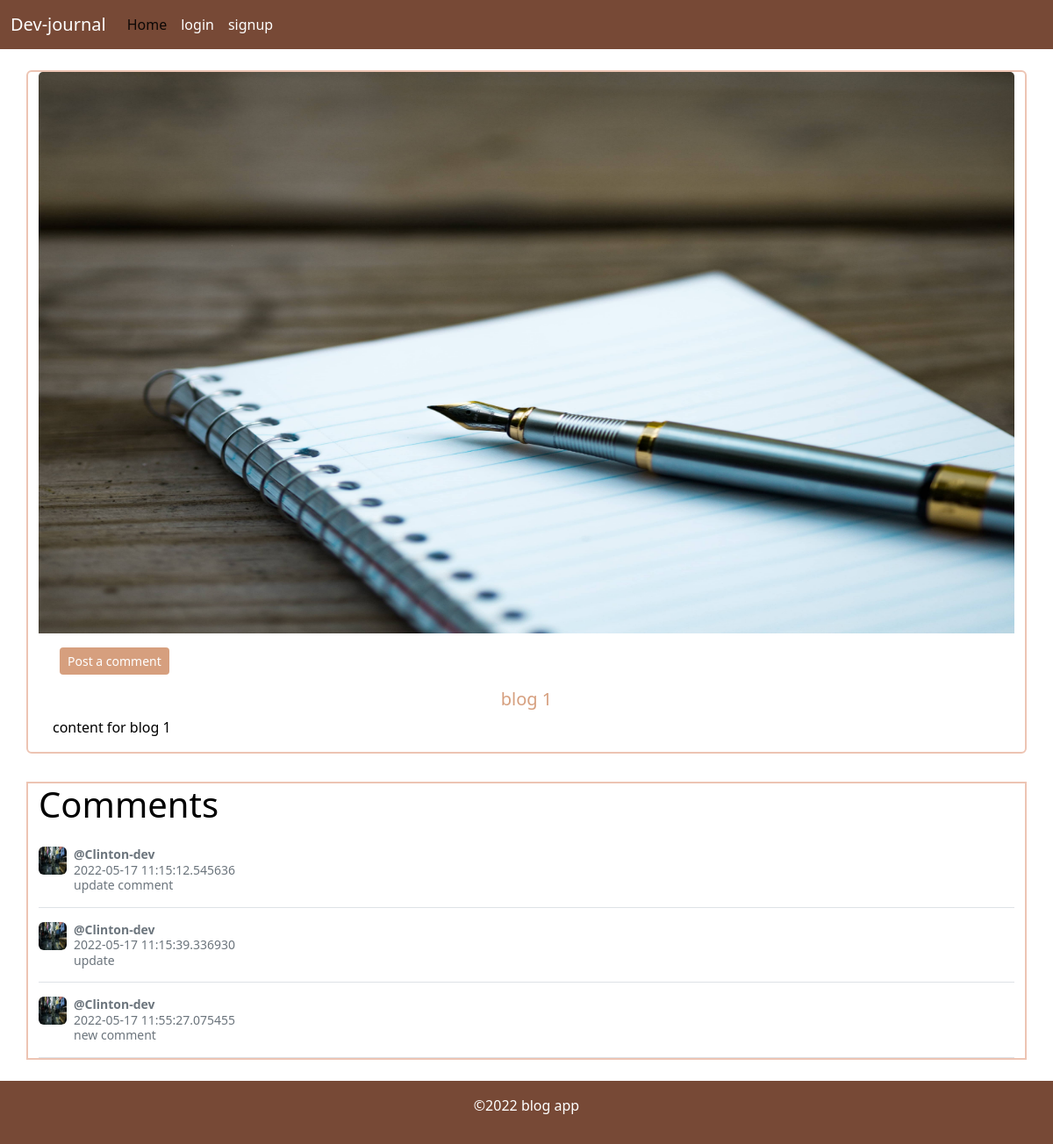
/post/1, run on an earlier commit of the app's database.
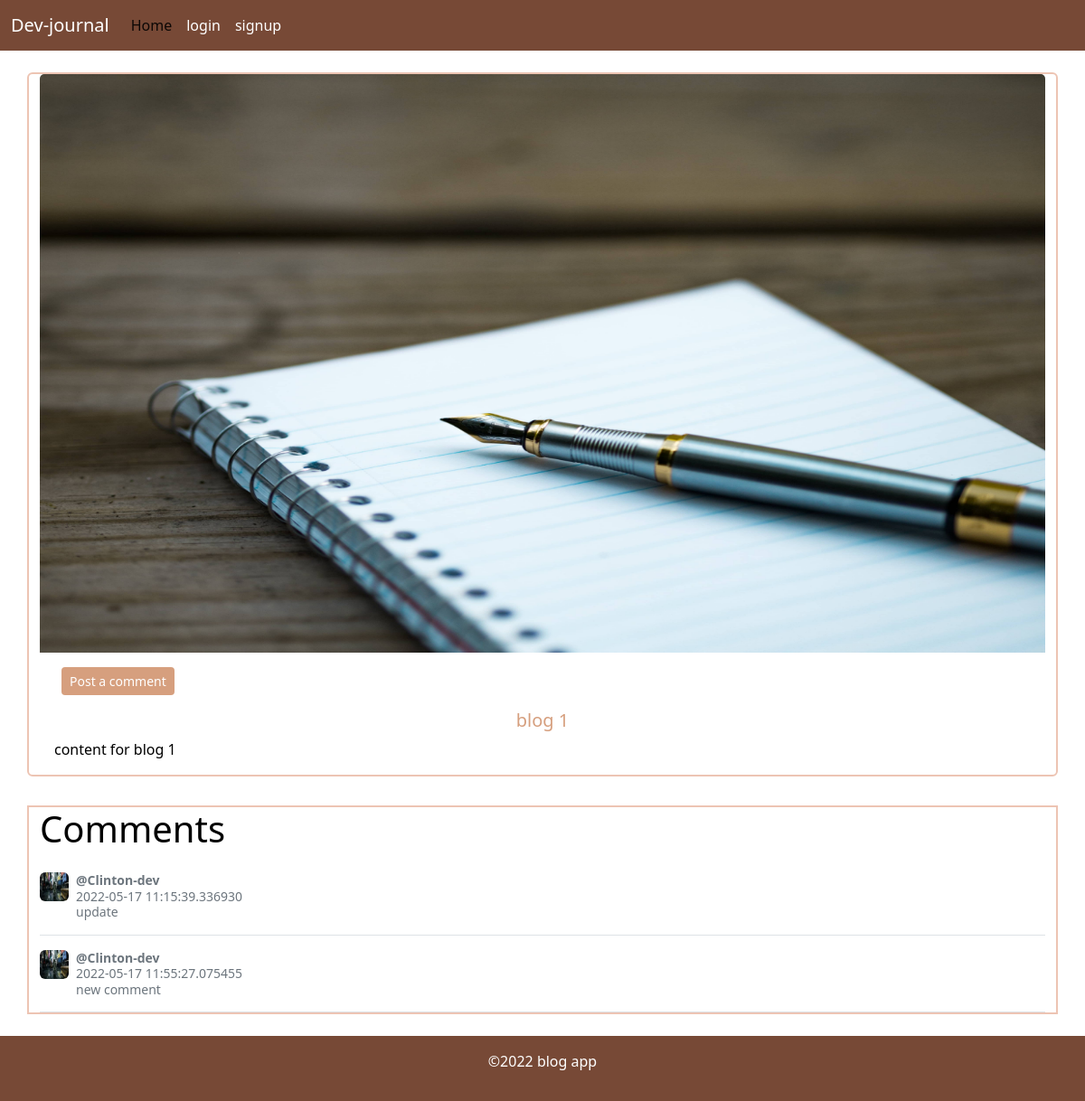
And on a later commit of the database.
### blog/models.py (models this page shows, shortened)
class Comment(db.Model):
    id = db.Column(db.Integer, primary_key=True)
    content = db.Column(db.Text, nullable=False)
    date_posted = db.Column(db.DateTime, nullable=False, default=datetime.utcnow)
    user_id = db.Column(db.Integer, db.ForeignKey('user.id'), nullable=False)
    post_id = db.Column(db.Integer, db.ForeignKey('post.id'), nullable=False)

class User(db.Model, UserMixin):
    id = db.Column(db.Integer, primary_key=True)
    username = db.Column(db.String(20), unique=True, nullable=False)
    email = db.Column(db.String(120), unique=True, nullable=False)
    image_file = db.Column(db.String(20), nullable=False, default='user-default.jpg')
    password = db.Column(db.String(60), nullable=False)
    posts = db.relationship('Post', backref='author', lazy=True)
    comments = db.relationship('Comment', backref='user', lazy=True)

### blog/routes.py (the view)
@app.route("/post/<int:post_id>")
def post(post_id):
    post = Post.query.get_or_404(post_id)
    comments = Comment.query.filter_by(post_id=post.id)
    img_file = url_for('static', filename='images/' + post.image_file)
    return render_template("post.html", title=post.title,post=post,img_file=img_file, comments=comments)

### blog/templates/post.html (shortened to what this page needs)
{% extends "layout.html"%}
{% block content%}
<div class="container">
    <div class="row mt-4">
        <div class="card mb-3 post-card">
            <img src="{{img_file}}" class="card-img-top blog-img" alt="blog post image">
            <div class="card-body">
                <a href="{{url_for('create_comment',post_id=post.id)}}" class="btn blog-btn btn-sm mx-2 text-center">Post a comment</a>
              <h5 class="card-title blog-title text-center mt-3">{{post.title}}</h5>
              <p class="card-text">{{post.content}}</p>
            </div>
          </div>
    </div>
    <div class="row mt-3">
        <div class="post-card">
            <h1>Comments</h1>
            {% for comment in comments%}
                <div class="d-flex text-muted pt-3 border-bottom">
                    <img src="{{url_for('static',filename='profile-pic/'+comment.user.image_file)}}" alt="user profile pic" class="bd-placeholder-img flex-shrink-0 me-2 rounded" style="width:32px;height: 32px;">
                    <p class="pb-3 mb-0 small lh-sm">
                    <strong class="d-block text-gray-dark">@{{comment.user.username}}</strong>
                    <span>{{comment.date_posted}}</span><br>
                    {{comment.content}}
                    </p>
                </div>
            {% endfor %}
        </div>
    </div>
</div>
{% endblock %}

What changed in the data, as far as the page shows it:
removed Comment: image_file (picture), user.username "Clinton-dev", date_posted "2022-05-17 11:15:12.545636", content "update comment"
